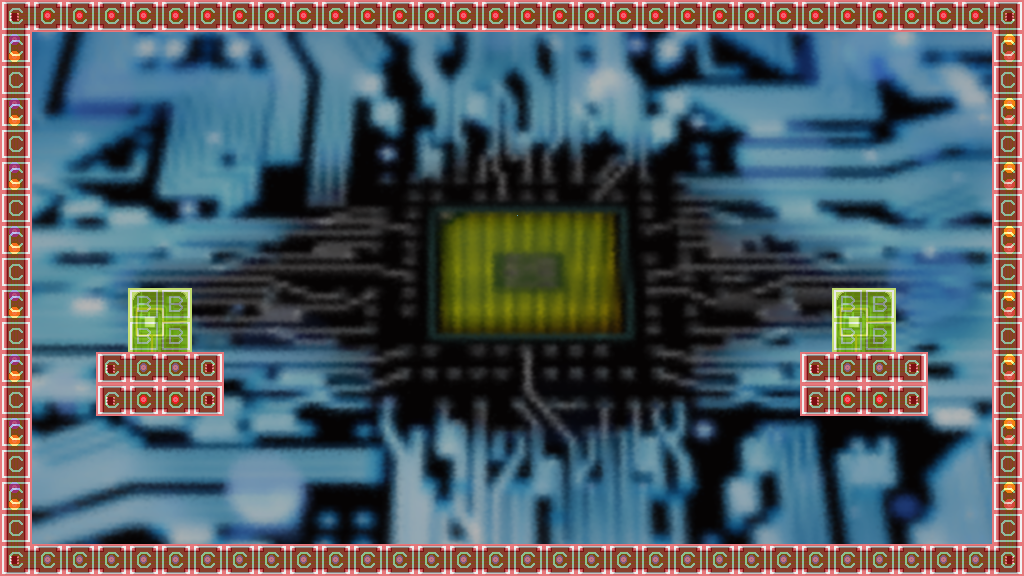

Below is a game level as drawn by its tile map, then a one-line description and the .tmx file that defines it, in full:
An orthogonal 32x18 tile map with 32x32 px tiles, 4 tile layers (parallax, back, front, collision), 2 tilesets and 1 object.

<map version="1.0" orientation="orthogonal" renderorder="right-down" width="32" height="18" tilewidth="32" tileheight="32" nextobjectid="13">
 <tileset firstgid="1" name="tilesetCollision" tilewidth="32" tileheight="32" tilecount="6">
  <image source="../bitmaps/tilesetCollision.png" width="192" height="32" />
 </tileset>
 <tileset firstgid="7" name="tileset" tilewidth="32" tileheight="32" tilecount="2560">
  <image source="../bitmaps/tileset.png" width="1024" height="1984" />
 </tileset>
 <layer name="parallax" width="32" height="18">
  <data encoding="csv">
263,264,265,266,267,268,269,270,271,272,273,274,275,276,277,278,279,280,281,282,283,284,285,286,287,288,289,290,291,292,293,294,
295,296,297,298,299,300,301,302,303,304,305,306,307,308,309,310,311,312,313,314,315,316,317,318,319,320,321,322,323,324,325,326,
327,328,329,330,331,332,333,334,335,336,337,338,339,340,341,342,343,344,345,346,347,348,349,350,351,352,353,354,355,356,357,358,
359,360,361,362,363,364,365,366,367,368,369,370,371,372,373,374,375,376,377,378,379,380,381,382,383,384,385,386,387,388,389,390,
391,392,393,394,395,396,397,398,399,400,401,402,403,404,405,406,407,408,409,410,411,412,413,414,415,416,417,418,419,420,421,422,
423,424,425,426,427,428,429,430,431,432,433,434,435,436,437,438,439,440,441,442,443,444,445,446,447,448,449,450,451,452,453,454,
455,456,457,458,459,460,461,462,463,464,465,466,467,468,469,470,471,472,473,474,475,476,477,478,479,480,481,482,483,484,485,486,
487,488,489,490,491,492,493,494,495,496,497,498,499,500,501,502,503,504,505,506,507,508,509,510,511,512,513,514,515,516,517,518,
519,520,521,522,523,524,525,526,527,528,529,530,531,532,533,534,535,536,537,538,539,540,541,542,543,544,545,546,547,548,549,550,
551,552,553,554,555,556,557,558,559,560,561,562,563,564,565,566,567,568,569,570,571,572,573,574,575,576,577,578,579,580,581,582,
583,584,585,586,587,588,589,590,591,592,593,594,595,596,597,598,599,600,601,602,603,604,605,606,607,608,609,610,611,612,613,614,
615,616,617,618,619,620,621,622,623,624,625,626,627,628,629,630,631,632,633,634,635,636,637,638,639,640,641,642,643,644,645,646,
647,648,649,650,651,652,653,654,655,656,657,658,659,660,661,662,663,664,665,666,667,668,669,670,671,672,673,674,675,676,677,678,
679,680,681,682,683,684,685,686,687,688,689,690,691,692,693,694,695,696,697,698,699,700,701,702,703,704,705,706,707,708,709,710,
711,712,713,714,715,716,717,718,719,720,721,722,723,724,725,726,727,728,729,730,731,732,733,734,735,736,737,738,739,740,741,742,
743,744,745,746,747,748,749,750,751,752,753,754,755,756,757,758,759,760,761,762,763,764,765,766,767,768,769,770,771,772,773,774,
775,776,777,778,779,780,781,782,783,784,785,786,787,788,789,790,791,792,793,794,795,796,797,798,799,800,801,802,803,804,805,806,
807,808,809,810,811,812,813,814,815,816,817,818,819,820,821,822,823,824,825,826,827,828,829,830,831,832,833,834,835,836,837,838
</data>
 </layer>
 <layer name="back" width="32" height="18">
  <data encoding="csv">
0,0,0,0,0,0,0,0,0,0,0,0,0,0,0,0,0,0,0,0,0,0,0,0,0,0,0,0,0,0,0,0,
0,0,0,0,0,0,0,0,0,0,0,0,0,0,0,0,0,0,0,0,0,0,0,0,0,0,0,0,0,0,0,0,
0,0,0,0,0,0,0,0,0,0,0,0,0,0,0,0,0,0,0,0,0,0,0,0,0,0,0,0,0,0,0,0,
0,0,0,0,0,0,0,0,0,0,0,0,0,0,0,0,0,0,0,0,0,0,0,0,0,0,0,0,0,0,0,0,
0,0,0,0,0,0,0,0,0,0,0,0,0,0,0,0,0,0,0,0,0,0,0,0,0,0,0,0,0,0,0,0,
0,0,0,0,0,0,0,0,0,0,0,0,0,0,0,0,0,0,0,0,0,0,0,0,0,0,0,0,0,0,0,0,
0,0,0,0,0,0,0,0,0,0,0,0,0,0,0,0,0,0,0,0,0,0,0,0,0,0,0,0,0,0,0,0,
0,0,0,0,0,0,0,0,0,0,0,0,0,0,0,0,0,0,0,0,0,0,0,0,0,0,0,0,0,0,0,0,
0,0,0,0,0,0,0,0,0,0,0,0,0,0,0,0,0,0,0,0,0,0,0,0,0,0,0,0,0,0,0,0,
0,0,0,0,111,112,0,0,0,0,0,0,0,0,0,0,0,0,0,0,0,0,0,0,0,0,111,112,0,0,0,0,
0,0,0,0,143,144,0,0,0,0,0,0,0,0,0,0,0,0,0,0,0,0,0,0,0,0,143,144,0,0,0,0,
0,0,0,0,0,0,0,0,0,0,0,0,0,0,0,0,0,0,0,0,0,0,0,0,0,0,0,0,0,0,0,0,
0,0,0,0,0,0,0,0,0,0,0,0,0,0,0,0,0,0,0,0,0,0,0,0,0,0,0,0,0,0,0,0,
0,0,0,0,0,0,0,0,0,0,0,0,0,0,0,0,0,0,0,0,0,0,0,0,0,0,0,0,0,0,0,0,
0,0,0,0,0,0,0,0,0,0,0,0,0,0,0,0,0,0,0,0,0,0,0,0,0,0,0,0,0,0,0,0,
0,0,0,0,0,0,0,0,0,0,0,0,0,0,0,0,0,0,0,0,0,0,0,0,0,0,0,0,0,0,0,0,
0,0,0,0,0,0,0,0,0,0,0,0,0,0,0,0,0,0,0,0,0,0,0,0,0,0,0,0,0,0,0,0,
0,0,0,0,0,0,0,0,0,0,0,0,0,0,0,0,0,0,0,0,0,0,0,0,0,0,0,0,0,0,0,0
</data>
 </layer>
 <layer name="front" width="32" height="18">
  <data encoding="csv">
40,8,8,8,8,8,8,8,8,8,8,8,8,8,8,8,8,8,8,8,8,8,8,8,8,8,8,8,8,8,8,41,
137,0,0,0,0,0,0,0,0,0,0,0,0,0,0,0,0,0,0,0,0,0,0,0,0,0,0,0,0,0,0,138,
105,0,0,0,0,0,0,0,0,0,0,0,0,0,0,0,0,0,0,0,0,0,0,0,0,0,0,0,0,0,0,106,
137,0,0,0,0,0,0,0,0,0,0,0,0,0,0,0,0,0,0,0,0,0,0,0,0,0,0,0,0,0,0,138,
105,0,0,0,0,0,0,0,0,0,0,0,0,0,0,0,0,0,0,0,0,0,0,0,0,0,0,0,0,0,0,106,
137,0,0,0,0,0,0,0,0,0,0,0,0,0,0,0,0,0,0,0,0,0,0,0,0,0,0,0,0,0,0,138,
105,0,0,0,0,0,0,0,0,0,0,0,0,0,0,0,0,0,0,0,0,0,0,0,0,0,0,0,0,0,0,106,
137,0,0,0,0,0,0,0,0,0,0,0,0,0,0,0,0,0,0,0,0,0,0,0,0,0,0,0,0,0,0,138,
105,0,0,0,0,0,0,0,0,0,0,0,0,0,0,0,0,0,0,0,0,0,0,0,0,0,0,0,0,0,0,106,
137,0,0,0,0,0,0,0,0,0,0,0,0,0,0,0,0,0,0,0,0,0,0,0,0,0,0,0,0,0,0,138,
105,0,0,0,0,0,0,0,0,0,0,0,0,0,0,0,0,0,0,0,0,0,0,0,0,0,0,0,0,0,0,106,
137,0,0,7,39,39,9,0,0,0,0,0,0,0,0,0,0,0,0,0,0,0,0,0,0,7,39,39,9,0,0,138,
105,0,0,7,8,8,9,0,0,0,0,0,0,0,0,0,0,0,0,0,0,0,0,0,0,7,8,8,9,0,0,106,
137,0,0,0,0,0,0,0,0,0,0,0,0,0,0,0,0,0,0,0,0,0,0,0,0,0,0,0,0,0,0,138,
105,0,0,0,0,0,0,0,0,0,0,0,0,0,0,0,0,0,0,0,0,0,0,0,0,0,0,0,0,0,0,106,
137,0,0,0,0,0,0,0,0,0,0,0,0,0,0,0,0,0,0,0,0,0,0,0,0,0,0,0,0,0,0,138,
105,0,0,0,0,0,0,0,0,0,0,0,0,0,0,0,0,0,0,0,0,0,0,0,0,0,0,0,0,0,0,106,
72,39,39,39,39,39,39,39,39,39,39,39,39,39,39,39,39,39,39,39,39,39,39,39,39,39,39,39,39,39,39,73
</data>
 </layer>
 <layer name="collision" width="32" height="18" opacity="0.53">
  <data encoding="csv">
1,1,1,1,1,1,1,1,1,1,1,1,1,1,1,1,1,1,1,1,1,1,1,1,1,1,1,1,1,1,1,1,
1,0,0,0,0,0,0,0,0,0,0,0,0,0,0,0,0,0,0,0,0,0,0,0,0,0,0,0,0,0,0,1,
1,0,0,0,0,0,0,0,0,0,0,0,0,0,0,0,0,0,0,0,0,0,0,0,0,0,0,0,0,0,0,1,
1,0,0,0,0,0,0,0,0,0,0,0,0,0,0,0,0,0,0,0,0,0,0,0,0,0,0,0,0,0,0,1,
1,0,0,0,0,0,0,0,0,0,0,0,0,0,0,0,0,0,0,0,0,0,0,0,0,0,0,0,0,0,0,1,
1,0,0,0,0,0,0,0,0,0,0,0,0,0,0,0,0,0,0,0,0,0,0,0,0,0,0,0,0,0,0,1,
1,0,0,0,0,0,0,0,0,0,0,0,0,0,0,0,0,0,0,0,0,0,0,0,0,0,0,0,0,0,0,1,
1,0,0,0,0,0,0,0,0,0,0,0,0,0,0,0,0,0,0,0,0,0,0,0,0,0,0,0,0,0,0,1,
1,0,0,0,0,0,0,0,0,0,0,0,0,0,0,0,0,0,0,0,0,0,0,0,0,0,0,0,0,0,0,1,
1,0,0,0,2,2,0,0,0,0,0,0,0,0,0,0,0,0,0,0,0,0,0,0,0,0,2,2,0,0,0,1,
1,0,0,0,2,2,0,0,0,0,0,0,0,0,0,0,0,0,0,0,0,0,0,0,0,0,2,2,0,0,0,1,
1,0,0,1,1,1,1,0,0,0,0,0,0,0,0,0,0,0,0,0,0,0,0,0,0,1,1,1,1,0,0,1,
1,0,0,1,1,1,1,0,0,0,0,0,0,0,0,0,0,0,0,0,0,0,0,0,0,1,1,1,1,0,0,1,
1,0,0,0,0,0,0,0,0,0,0,0,0,0,0,0,0,0,0,0,0,0,0,0,0,0,0,0,0,0,0,1,
1,0,0,0,0,0,0,0,0,0,0,0,0,0,0,0,0,0,0,0,0,0,0,0,0,0,0,0,0,0,0,1,
1,0,0,0,0,0,0,0,0,0,0,0,0,0,0,0,0,0,0,0,0,0,0,0,0,0,0,0,0,0,0,1,
1,0,0,0,0,0,0,0,0,0,0,0,0,0,0,0,0,0,0,0,0,0,0,0,0,0,0,0,0,0,0,1,
1,1,1,1,1,1,1,1,1,1,1,1,1,1,1,1,1,1,1,1,1,1,1,1,1,1,1,1,1,1,1,1
</data>
 </layer>
 <objectgroup name="wires">
  <object id="3" x="896" y="320">
   <polyline points="0,0 64,0 64,160 128,160" />
  </object>
 </objectgroup>
</map>
